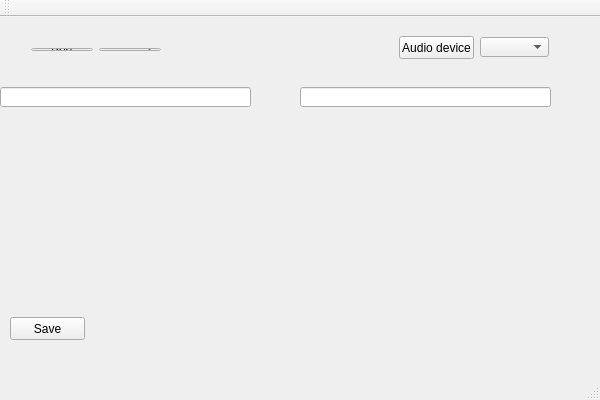
<?xml version="1.0" encoding="UTF-8"?>
<ui version="4.0">
 <class>GloSConfigClass</class>
 <widget class="QMainWindow" name="GloSConfigClass">
  <property name="geometry">
   <rect>
    <x>0</x>
    <y>0</y>
    <width>600</width>
    <height>400</height>
   </rect>
  </property>
  <property name="windowTitle">
   <string>GloSConfigurator</string>
  </property>
  <widget class="QWidget" name="centralWidget">
   <widget class="QPushButton" name="b_Save">
    <property name="geometry">
     <rect>
      <x>10</x>
      <y>300</y>
      <width>75</width>
      <height>23</height>
     </rect>
    </property>
    <property name="text">
     <string>Save</string>
    </property>
   </widget>
   <widget class="QLineEdit" name="lE_Port">
    <property name="geometry">
     <rect>
      <x>0</x>
      <y>70</y>
      <width>251</width>
      <height>20</height>
     </rect>
    </property>
   </widget>
   <widget class="QComboBox" name="cB_Audio">
    <property name="geometry">
     <rect>
      <x>480</x>
      <y>20</y>
      <width>69</width>
      <height>20</height>
     </rect>
    </property>
   </widget>
   <widget class="QPushButton" name="b_Audio">
    <property name="geometry">
     <rect>
      <x>399</x>
      <y>19</y>
      <width>75</width>
      <height>23</height>
     </rect>
    </property>
    <property name="text">
     <string>Audio device</string>
    </property>
   </widget>
   <widget class="QLineEdit" name="lE_Audio">
    <property name="geometry">
     <rect>
      <x>300</x>
      <y>70</y>
      <width>251</width>
      <height>20</height>
     </rect>
    </property>
   </widget>
   <widget class="QWidget" name="layoutWidget">
    <property name="geometry">
     <rect>
      <x>20</x>
      <y>20</y>
      <width>152</width>
      <height>25</height>
     </rect>
    </property>
    <layout class="QHBoxLayout" name="horizontalLayout">
     <item>
      <widget class="QPushButton" name="b_Port">
       <property name="text">
        <string>Port</string>
       </property>
      </widget>
     </item>
     <item>
      <widget class="QComboBox" name="cB_Ports"/>
     </item>
    </layout>
   </widget>
  </widget>
  <widget class="QMenuBar" name="menuBar">
   <property name="geometry">
    <rect>
     <x>0</x>
     <y>0</y>
     <width>600</width>
     <height>21</height>
    </rect>
   </property>
  </widget>
  <widget class="QToolBar" name="mainToolBar">
   <attribute name="toolBarArea">
    <enum>TopToolBarArea</enum>
   </attribute>
   <attribute name="toolBarBreak">
    <bool>false</bool>
   </attribute>
  </widget>
  <widget class="QStatusBar" name="statusBar"/>
 </widget>
 <layoutdefault spacing="6" margin="11"/>
 <resources>
  <include location="GloSConfig.qrc"/>
 </resources>
 <connections/>
</ui>
